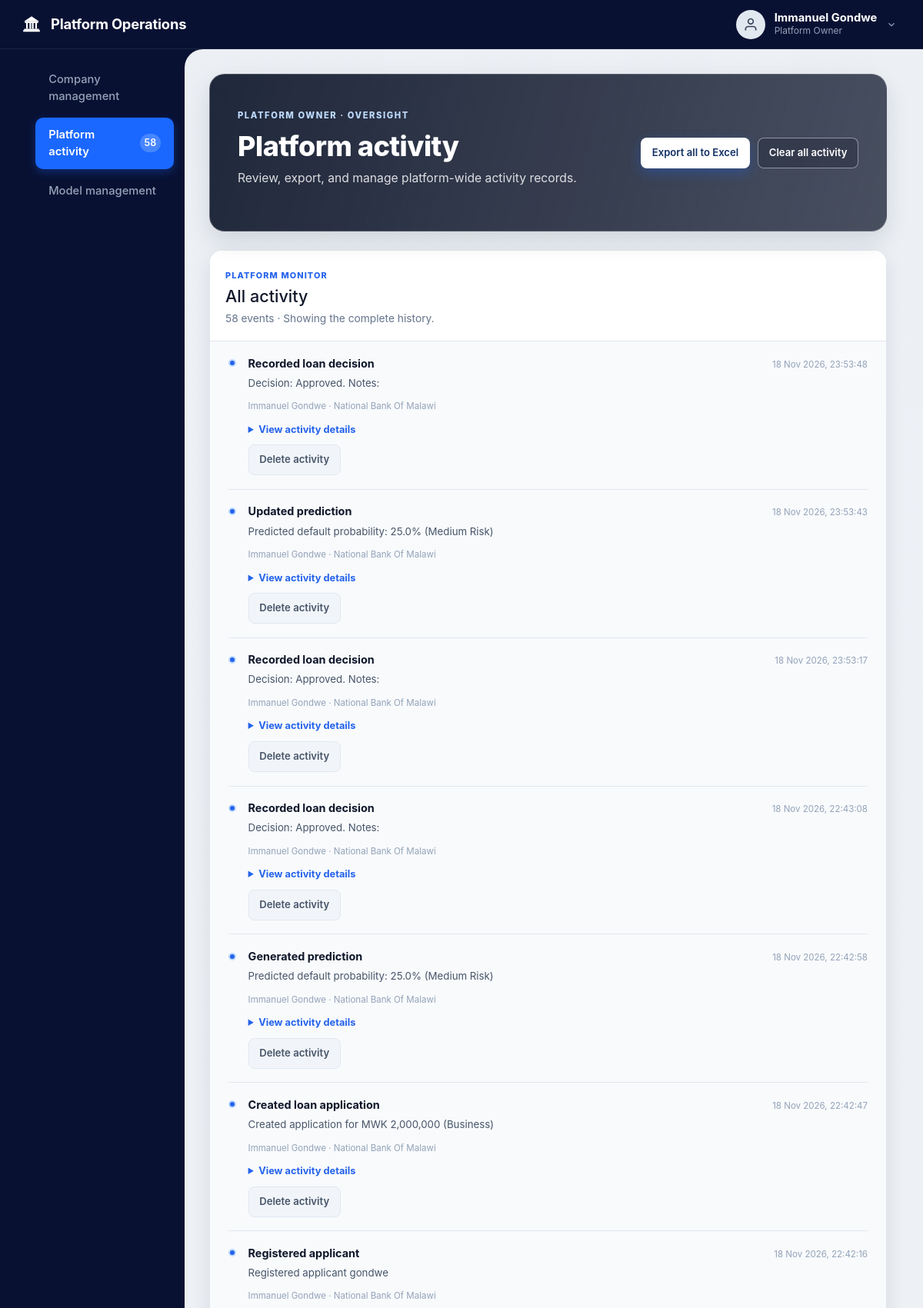
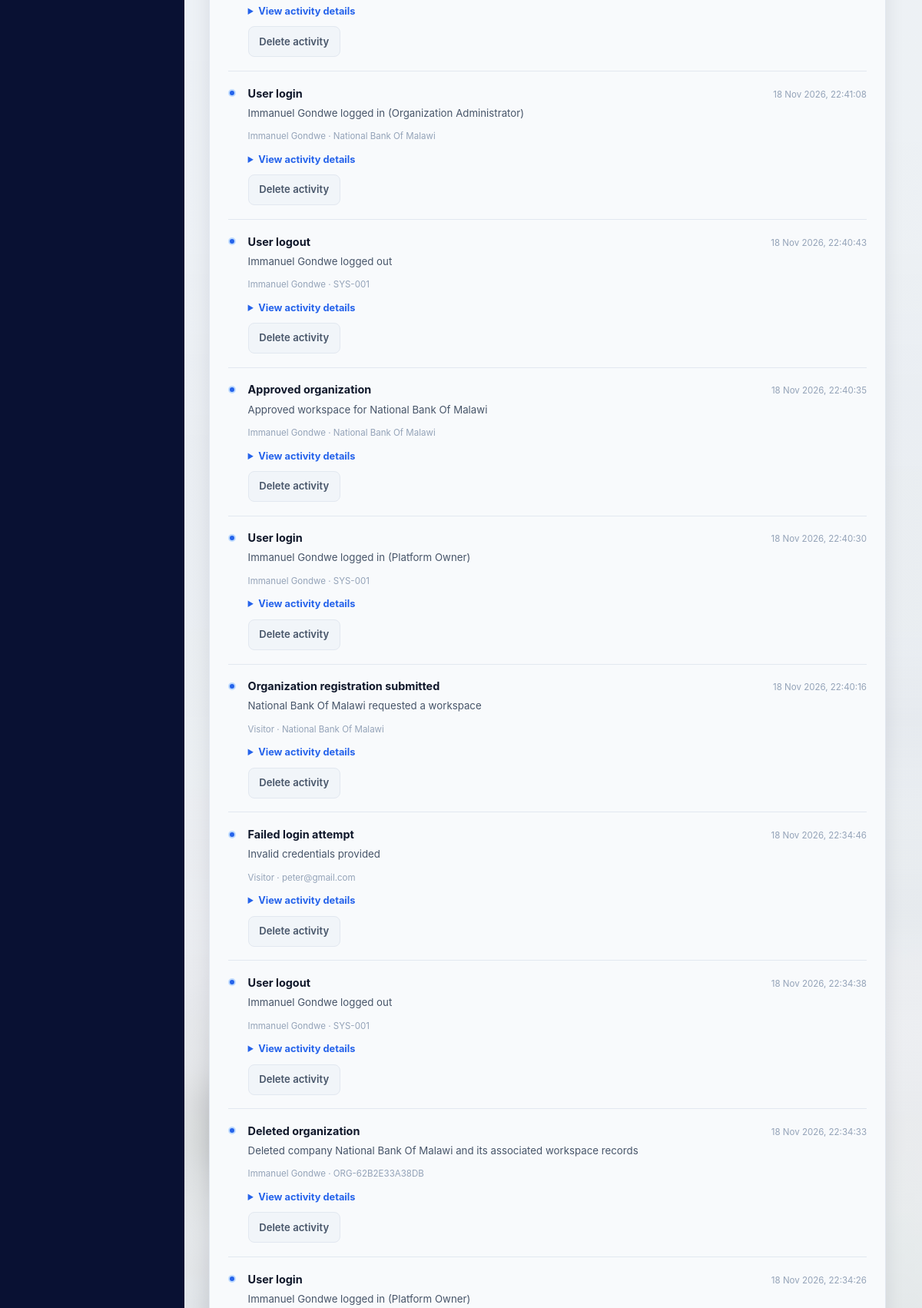
Page /platform-activity (signed in, upper part) on the committed database (2 pictures, top to bottom).
### models.py (models this page shows, shortened)
class User(UserMixin, db.Model):
    __tablename__ = 'users'
    id = db.Column(db.Integer, primary_key=True)
    organization_id = db.Column(db.Integer, db.ForeignKey('organizations.id'), nullable=True) # Null for Platform Owner
    user_code = db.Column(db.String(20), unique=True, nullable=False) # e.g. USR-001
    name = db.Column(db.String(150), nullable=False)
    email = db.Column(db.String(150), unique=True, nullable=False)
    phone_number = db.Column(db.String(20), nullable=True)
    national_id = db.Column(db.String(30), unique=True, nullable=True)
    password = db.Column(db.String(255), nullable=False)
    role = db.Column(db.String(50), nullable=False, default='Loan Officer') # Platform Owner, Organization Administrator, Loan Officer, Manager, Auditor
    status = db.Column(db.String(20), nullable=False, default='Active') # Active, Inactive, Suspended
    created_at = db.Column(db.DateTime, default=utc_now)
    last_login = db.Column(db.DateTime, nullable=True)
    registered_applicants = db.relationship('Applicant', backref='registered_by_user', lazy=True)
    loan_applications = db.relationship('LoanApplication', backref='created_by_user', lazy=True)
    predictions = db.relationship('RiskPrediction', backref='assessed_by_user', lazy=True)
    decisions = db.relationship('LoanDecision', backref='decided_by_user', lazy=True)
    @property
    def is_platform_owner(self):
        return self.role == 'Platform Owner'

class AuditLog(db.Model):
    __tablename__ = 'audit_logs'
    id = db.Column(db.Integer, primary_key=True)
    organization_id = db.Column(db.Integer, db.ForeignKey('organizations.id'), nullable=True) # Tenant scope
    user_id = db.Column(db.Integer, db.ForeignKey('users.id'), nullable=True)
    user_code = db.Column(db.String(50), nullable=True, default='SYSTEM')
    username = db.Column(db.String(150), nullable=True, default='System')
    action = db.Column(db.String(150), nullable=False)
    target_record = db.Column(db.String(100), nullable=True)
    details = db.Column(db.Text, nullable=True)
    ip_address = db.Column(db.String(50), default='127.0.0.1')
    timestamp = db.Column(db.DateTime, default=utc_now)

class Organization(db.Model):
    __tablename__ = 'organizations'
    id = db.Column(db.Integer, primary_key=True)
    org_code = db.Column(db.String(30), unique=True, nullable=False) # e.g. ORG-1001
    name = db.Column(db.String(150), nullable=False)
    org_type = db.Column(db.String(80), nullable=False, default='Microfinance Institution') # Bank, MFI, SACCO, Fintech
    email = db.Column(db.String(150), nullable=False)
    phone = db.Column(db.String(50), nullable=False)
    location = db.Column(db.String(100), nullable=True)
    address = db.Column(db.String(255), nullable=True)
    logo_path = db.Column(db.String(255), nullable=True)
    verification_status = db.Column(db.String(30), nullable=False, default='Pending Approval')
    created_at = db.Column(db.DateTime, default=utc_now)
    users = db.relationship('User', backref='organization', lazy=True, cascade='all, delete-orphan')
    applicants = db.relationship('Applicant', backref='organization', lazy=True, cascade='all, delete-orphan')
    applications = db.relationship('LoanApplication', backref='organization', lazy=True, cascade='all, delete-orphan')
    audit_logs = db.relationship('AuditLog', backref='organization', lazy=True, cascade='all, delete-orphan')

### main.py (the view)
@main.route('/platform-activity')
@login_required
def platform_activity():
    if not current_user.is_platform_owner:
        abort(403)
    activity = AuditLog.query.options(
        joinedload(AuditLog.organization)
    ).order_by(AuditLog.timestamp.desc(), AuditLog.id.desc()).all()
    return render_template(
        'platform_activity.html',
        activity=activity,
        activity_count=len(activity),
        active_page='platform_activity'
    )

### main.py (called while the page is built, shortened)
@main.before_request
def restrict_platform_owner_to_platform_operations():
    if not current_user.is_authenticated:
        if request.endpoint in PLATFORM_OWNER_ENDPOINTS | WORKSPACE_ENDPOINTS:
            _record_unauthorized_access()
        return
    if current_user.is_platform_owner:
        allowed_endpoints = {
            'static', 'main.index', 'main.register_organization', 'auth.login',
            'auth.signup',
            *PLATFORM_OWNER_ENDPOINTS, 'main.view_profile', 'auth.logout'
        }
        if request.endpoint not in allowed_endpoints:
            _record_unauthorized_access()
            abort(403)
        return

### templates/platform_activity.html (shortened to what this page needs)
{% extends "base.html" %}
{% block content %}
<div class="dashboard-viewport">
  {% include 'header.html' %}
  <div class="dashboard-body-container">
    {% include 'sidebar.html' %}
    <main class="dashboard-main-content platform-activity-page">
      <header class="workspace-header-row platform-page-hero">
        <div>
          <span class="platform-page-eyebrow">PLATFORM OWNER · OVERSIGHT</span>
          <h1 class="welcome-heading">Platform activity</h1>
          <p class="welcome-subtext">Review, export, and manage platform-wide activity records.</p>
        </div>
        <div class="platform-activity-toolbar">
          <a class="btn btn-hero-primary" href="{{ url_for('main.platform_activity_export') }}">
            Export all to Excel
          </a>
          <form method="POST" action="{{ url_for('main.clear_platform_activity') }}"
                onsubmit="return confirm('Clear all {{ activity_count }} platform activity entries? This cannot be undone.');">
            <button class="btn btn-secondary" type="submit" {% if not activity %}disabled{% endif %}>
              Clear all activity
            </button>
          </form>
        </div>
      </header>
      <section class="platform-activity-panel platform-activity-full" aria-label="All platform activity">
        <div class="platform-activity-header">
          <div>
            <span class="platform-activity-eyebrow">PLATFORM MONITOR</span>
            <h2>All activity</h2>
            <p>{{ activity_count }} {{ 'event' if activity_count == 1 else 'events' }} · Showing the complete history.</p>
          </div>
        </div>
        <div class="platform-activity-content">
          {% for event in activity %}
          <article class="platform-activity-event platform-activity-record">
            <span class="platform-activity-dot" aria-hidden="true"></span>
            <div class="platform-activity-record-body">
              <div class="platform-activity-event-heading">
                <strong>{{ event.action }}</strong>
                <time>{{ event.timestamp.strftime('%d %b %Y, %H:%M:%S') }}</time>
              </div>
              <p>{{ event.details or 'No additional details.' }}</p>
              <span class="platform-activity-meta">
                {{ event.username or event.user_code or 'System' }} ·
                {{ event.organization.name if event.organization else event.target_record or 'Platform' }}
              </span>
              <details class="platform-activity-details">
                <summary>View activity details</summary>
              </details>
              <form class="platform-activity-delete-form" method="POST"
                    action="{{ url_for('main.delete_platform_activity', activity_id=event.id) }}"
                    onsubmit="return confirm('Delete this activity entry?');">
                <button class="btn btn-secondary" type="submit">Delete activity</button>
              </form>
            </div>
          </article>
          {% else %}
          <div class="platform-empty-state platform-activity-empty">
            <span aria-hidden="true">◷</span>
            <strong>No platform activity yet</strong>
            <p>Company and platform events will appear here when recorded.</p>
          </div>
          {% endfor %}
        </div>
      </section>
    </main>
  </div>
</div>
{% endblock %}

### templates/header.html (shortened to what this page needs)
<header class="dashboard-topbar">
  <div class="topbar-brand">
    <a href="{{ url_for('main.platform_admin' if current_user.is_platform_owner else 'main.profile') }}" style="display: flex; align-items: center; gap: 0.75rem; color: #ffffff;">
      <span>{{ current_user.organization.name if current_user.organization else 'Platform Operations' }}</span>
    </a>
  </div>
  <div class="topbar-right">
    <a href="{{ url_for('main.view_profile') }}" class="user-profile-menu" aria-label="View profile for {{ current_user.name }}" title="View profile">
      <div class="user-avatar-circle">
        <svg width="20" height="20" viewBox="0 0 24 24" fill="none" stroke="currentColor" stroke-width="2"><path d="M20 21v-2a4 4 0 0 0-4-4H8a4 4 0 0 0-4 4v2"></path><circle cx="12" cy="7" r="4"></circle></svg>
      </div>
      <div class="user-text-info">
        <div class="user-name-title">{{ current_user.name }}</div>
        <div class="user-role-subtitle">{{ current_user.role }}</div>
      </div>
      <svg width="14" height="14" viewBox="0 0 24 24" fill="none" stroke="#94a3b8" stroke-width="2"><polyline points="6 9 12 15 18 9"></polyline></svg>
    </a>
  </div>
</header>

### static/beauty.css (style rules this page uses)
:root { --primary-blue: #1a68ff; --primary-blue-hover: #0b55ea; --dark-navy: #0a1232; --dark-sidebar: #0d173d; --dark-sidebar-hover: #15245c; --bg-page: #f4f6fc; --text-dark: #1e293b; --text-muted: #64748b; --text-light: #94a3b8; --border-color: #e2e8f0; --card-bg: #ffffff; --success-green: #10b981; --warning-orange: #f59e0b; --danger-red: #ef4444; --radius-sm: 8px; --radius-md: 12px; --radius-lg: 16px; --radius-xl: 20px; --shadow-sm: 0 1px 3px rgba(0,0,0,0.05); --shadow-md: 0 4px 12px rgba(15, 23, 42, 0.06); --shadow-lg: 0 10px 25px rgba(15, 23, 42, 0.08); }
* { box-sizing: border-box; margin: 0; padding: 0; font-family: -apple-system, BlinkMacSystemFont, "Segoe UI", Roboto, "Helvetica Neue", Arial, sans-serif; }
body { background-color: var(--bg-page); color: var(--text-dark); line-height: 1.5; min-height: 100vh; }
a { color: var(--primary-blue); text-decoration: none; transition: all 0.2s ease; }
.btn-hero-primary { display: inline-flex; align-items: center; gap: 0.5rem; background: var(--primary-blue); color: #ffffff; font-size: 1rem; font-weight: 600; padding: 0.8rem 1.8rem; border-radius: 25px; box-shadow: 0 6px 16px rgba(26, 104, 255, 0.3); transition: all 0.2s ease; }

### static/extended_beauty.css (style rules this page uses)
.btn { display: inline-flex; align-items: center; justify-content: center; gap: 0.4rem; padding: 0.55rem 1.2rem; border-radius: 8px; font-size: 0.88rem; font-weight: 600; cursor: pointer; border: none; transition: all 0.2s ease; text-decoration: none; white-space: nowrap; }
.btn-secondary { background: #f1f5f9; color: #475569; border: 1.5px solid #e2e8f0; }

### rows in the picture
User: name "Immanuel Gondwe", role "Platform Owner"
AuditLog: action "Recorded loan decision", timestamp "18 Nov 2026, 23:53:48", details "Decision: Approved. Notes:", username "Immanuel Gondwe", organization "National Bank Of Malawi"
AuditLog: action "Updated prediction", timestamp "18 Nov 2026, 23:53:43", details "Predicted default probability: 25.0% (Medium Risk)", username "Immanuel Gondwe", organization "National Bank Of Malawi"
AuditLog: action "Recorded loan decision", timestamp "18 Nov 2026, 23:53:17", details "Decision: Approved. Notes:", username "Immanuel Gondwe", organization "National Bank Of Malawi"
AuditLog: action "Recorded loan decision", timestamp "18 Nov 2026, 22:43:08", details "Decision: Approved. Notes:", username "Immanuel Gondwe", organization "National Bank Of Malawi"
AuditLog: action "Generated prediction", timestamp "18 Nov 2026, 22:42:58", details "Predicted default probability: 25.0% (Medium Risk)", username "Immanuel Gondwe", organization "National Bank Of Malawi"
AuditLog: action "Created loan application", timestamp "18 Nov 2026, 22:42:47", details "Created application for MWK 2,000,000 (Business)", username "Immanuel Gondwe", organization "National Bank Of Malawi"
AuditLog: action "Registered applicant", timestamp "18 Nov 2026, 22:42:16", details "Registered applicant gondwe", username "Immanuel Gondwe", organization "National Bank Of Malawi"
AuditLog: action "User login", timestamp "18 Nov 2026, 22:41:08", details "Immanuel Gondwe logged in (Organization Administrator)", username "Immanuel Gondwe", organization "National Bank Of Malawi"
AuditLog: action "User logout", timestamp "18 Nov 2026, 22:40:43", details "Immanuel Gondwe logged out", username "Immanuel Gondwe", organization "SYS-001"
AuditLog: action "Approved organization", timestamp "18 Nov 2026, 22:40:35", details "Approved workspace for National Bank Of Malawi", username "Immanuel Gondwe", organization "National Bank Of Malawi"
AuditLog: action "User login", timestamp "18 Nov 2026, 22:40:30", details "Immanuel Gondwe logged in (Platform Owner)", username "Immanuel Gondwe", organization "SYS-001"
AuditLog: action "Organization registration submitted", timestamp "18 Nov 2026, 22:40:16", details "National Bank Of Malawi requested a workspace", username "Visitor", organization "National Bank Of Malawi"
AuditLog: action "Failed login attempt", timestamp "18 Nov 2026, 22:34:46", details "Invalid credentials provided", username "Visitor", organization "peter@gmail.com"
AuditLog: action "User logout", timestamp "18 Nov 2026, 22:34:38", details "Immanuel Gondwe logged out", username "Immanuel Gondwe", organization "SYS-001"
AuditLog: action "Deleted organization", timestamp "18 Nov 2026, 22:34:33", details "Deleted company National Bank Of Malawi and its associated workspace records", username "Immanuel Gondwe", organization "ORG-62B2E33A38DB"
AuditLog: action "User login", timestamp "18 Nov 2026, 22:34:26", details "Immanuel Gondwe logged in (Platform Owner)"

### other values in the picture
{{ activity_count }} "58"
{{ 'event' if activity_count == 1 else 'events' }} "events"
